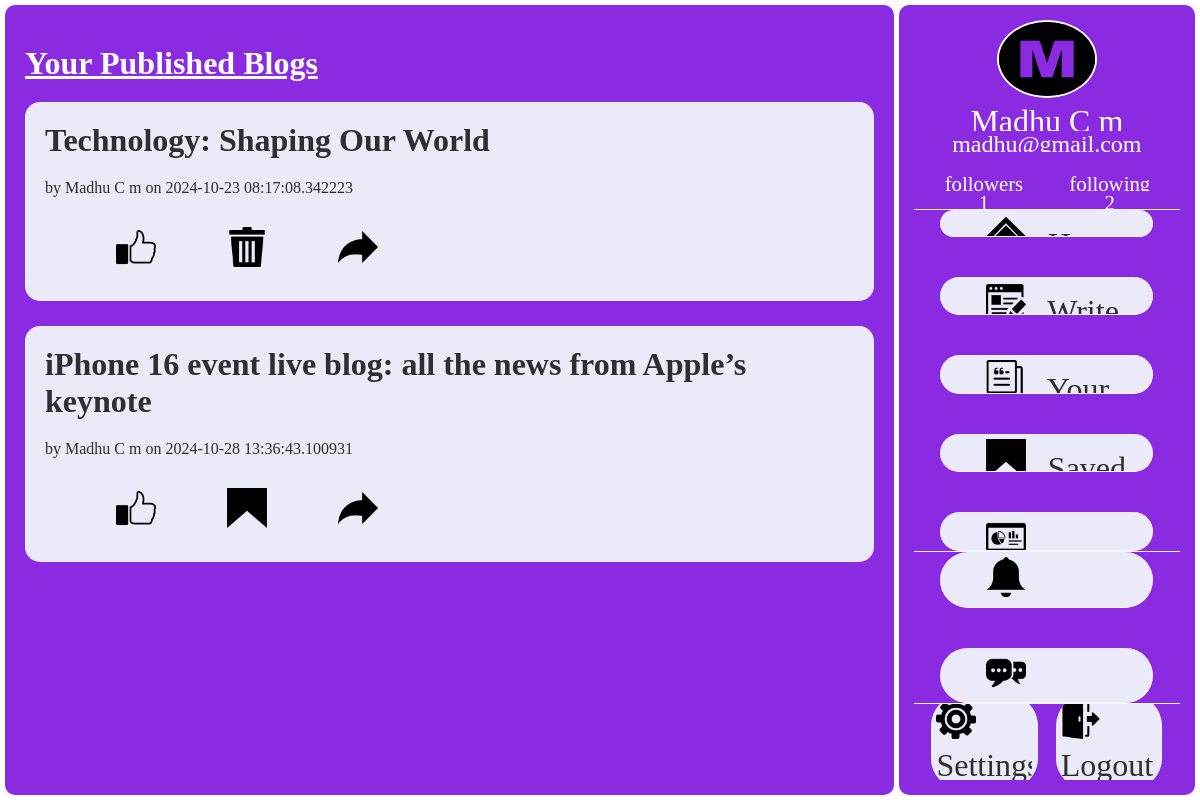
Screenshot of /your_blogs (signed in) with the database file from the repository.
### models.py (models this page shows)
class Blog(db.Model):
    blog_id = db.Column(db.Integer, primary_key=True)
    author_id = db.Column(db.String(200), db.ForeignKey('user.id'), nullable=False)
    author_name = db.Column(db.String(200), nullable=False)
    blog_title = db.Column(db.String(200), nullable=False)
    blog_content = db.Column(db.Text, nullable=False)
    date_posted = db.Column(db.DateTime, nullable=False, default=datetime.utcnow)
    comments = db.relationship('Comment', back_populates='blog', lazy=True)
    likes = db.relationship('Like', back_populates='blog', lazy=True)

### routes/blog_routes.py (the view)
@app.route('/your_blogs', methods=['GET'])
def your_blogs(message=False):
    if 'user_id' not in session:
        flash('Please log in to view your blogs.', 'danger')
        return redirect(url_for('login'))
    saved_blogs = SavedBlog.query.filter_by(user_id=session['user_id']).all()
    saved_blog_ids = []
    for saved_blog in saved_blogs:
        saved_blog_ids.append(saved_blog.blog_id)
    blogs = Blog.query.filter_by(author_id=session['user_id']).all()
    return render_template('your_blogs.html', blogs=blogs, saved_blog_ids=saved_blog_ids)

### templates/your_blogs.html (shortened to what this page needs)
{% extends "base.html" %}
{% block content %}
    <link rel="stylesheet" href="../static/css/style.css">
    <div class="full_page">
        <div class="content_area">
            <u><h1>Your Published Blogs</h1></u>
            {% for blog in blogs: %}
                <div class="blog">
                    <a href="blog/{{ blog.blog_id }}">
                        <h1>{{ blog.blog_title }}</h1>
                        <p>by {{ blog.author_name }} on {{ blog.date_posted }}</p>
                    </a>
                    <div class="like_comment_share">
                        <a href="">
                            <img class="icon" src="../static/img/like.png" alt="">
                        </a>
                        {% if blog.blog_id in saved_blog_ids %}
                            <a href="{{ url_for('delete_saved_blog', blog_id=blog.blog_id, from_addr='your_blogs') }}">
                                <img class="icon" src="../static/img/delete.png" alt="">
                            </a>
                        {% else %}
                            <a href="{{ url_for('save_blog', blog_id=blog.blog_id, from_addr='your_blogs') }}">
                                <img class="icon" src="{{ url_for('static', filename='img/saved.png') }}" alt="">
                            </a>
                        {% endif %}
                        <a href="/share_blog/{{ blog.blog_id }}">
                            <img class="icon" src="../static/img/share.png" alt="">
                        </a>
                    </div>
                </div>
            {% endfor %}
        </div>
        {% include '_side_bar.html' %}
    </div>
{% endblock %}

### static/css/style.css (style rules this page uses)
* { margin: 0; padding: 0; box-sizing: border-box; overflow: hidden; }
:root { --primary-bg: blueviolet; --secondary-bg: #eaeaf9; --accent-color: #bb86fc; --link-highlight: #FF6F61; --text-color: #FFFFFF; --secondary-text-color: #2F2F2F; --scrollbar-track: #D3B1F4; --scrollbar-thumb: #8400ff; --scrollbar-thumb-hover: rgba(155, 50, 253, 0.39); --flash-bg: rgba(197, 145, 245, 0.823); --flash-message-bg: rgba(0, 0, 0, 0.485); }
.full_page { color: var(--text-color); display: flex; gap: 5px; padding: 5px; width: 100vw; height: 100vh; align-items: center; justify-content: center; }
.content_area { position: relative; padding: 40px 20px 20px 20px; width: 75%; height: 100%; background-color: var(--primary-bg); border-radius: 10px; }
.content_area h1 { margin-bottom: 20px; }
a { text-decoration: none; }

### templates/your_blogs.html (style rules this page uses)
.content_area { overflow: auto; }
.blog { padding: 20px; background-color: var(--secondary-bg) ; color: var(--secondary-text-color); border-radius: 15px; margin-bottom: 25px; }
.blog a { color: var(--secondary-text-color); }
.icon { width: 40px; height: 40px; }
.like_comment_share { width: 50%; display: flex; justify-content: space-evenly; padding: 10px 0px; margin-top: 20px; }
.like_comment_share a { width: 10%; }

### rows the page displays
Blog: blog_title "Technology: Shaping Our World", author_name "Madhu C m", date_posted "2024-10-23 08:17:08.342223"
Blog: blog_title "iPhone 16 event live blog: all the news from Apple’s keynote", author_name "Madhu C m", date_posted "2024-10-28 13:36:43.100931"

### other values shown
{{ session['user_fname'] }} "Madhu"
{{ session['user_lname'] }} "C m"
{{ session['user_email'] }} "madhu@gmail.com"
{{ session['followers_count'] }} "1"
{{ session['following_count'] }} "2"
